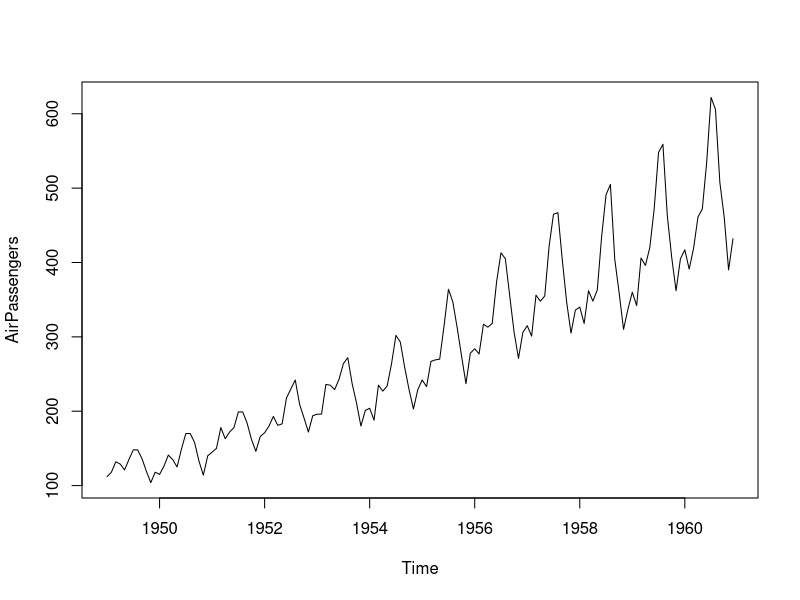
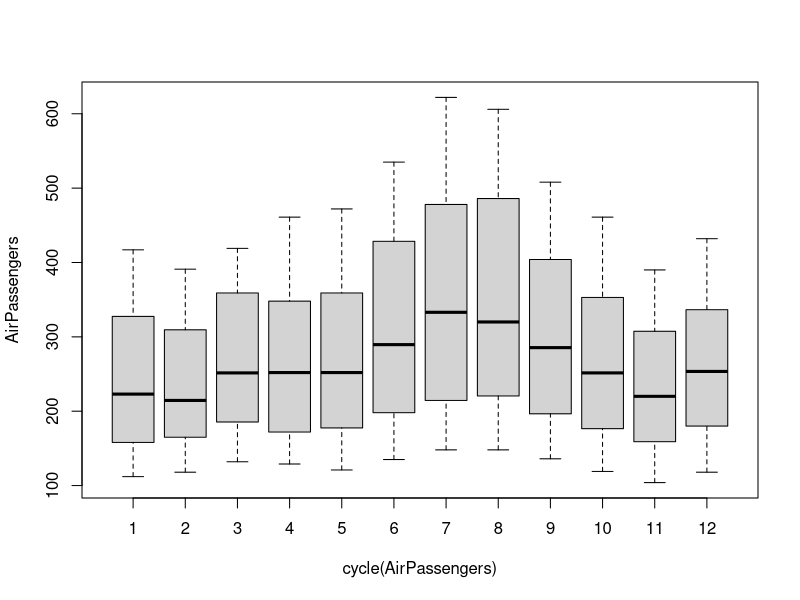
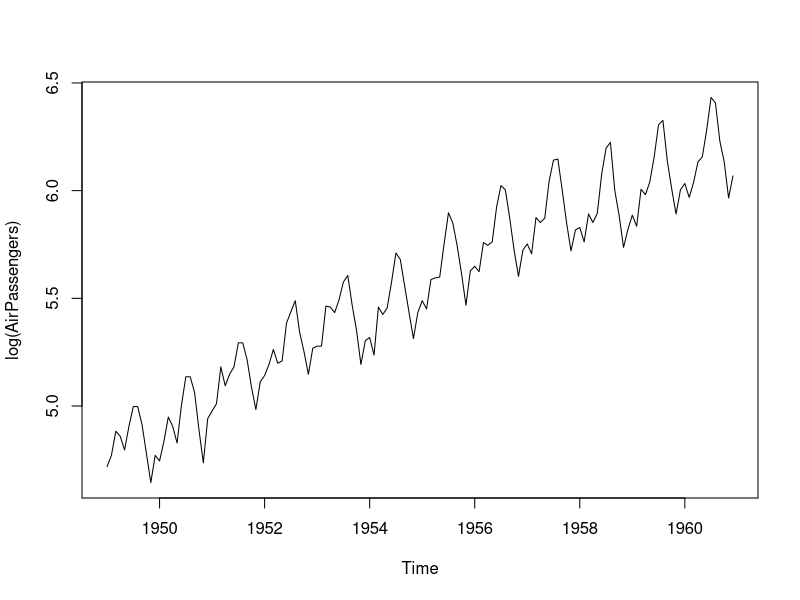
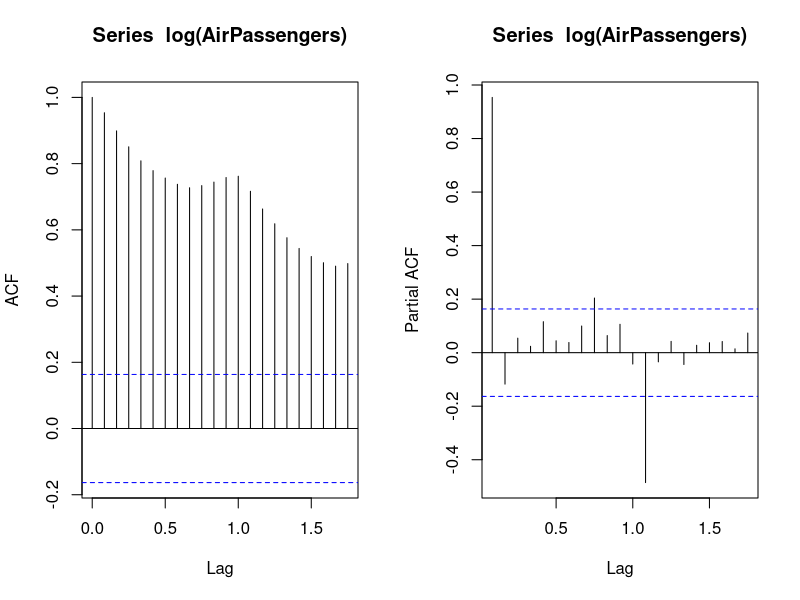
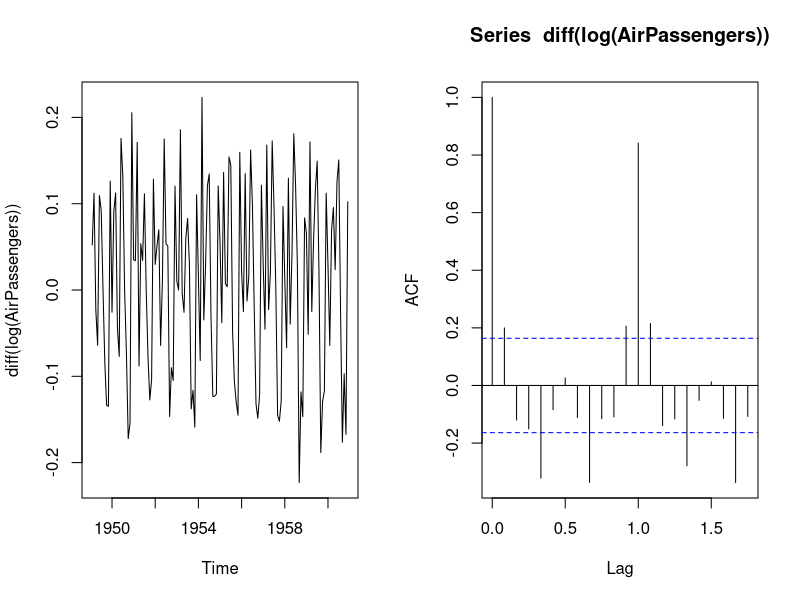
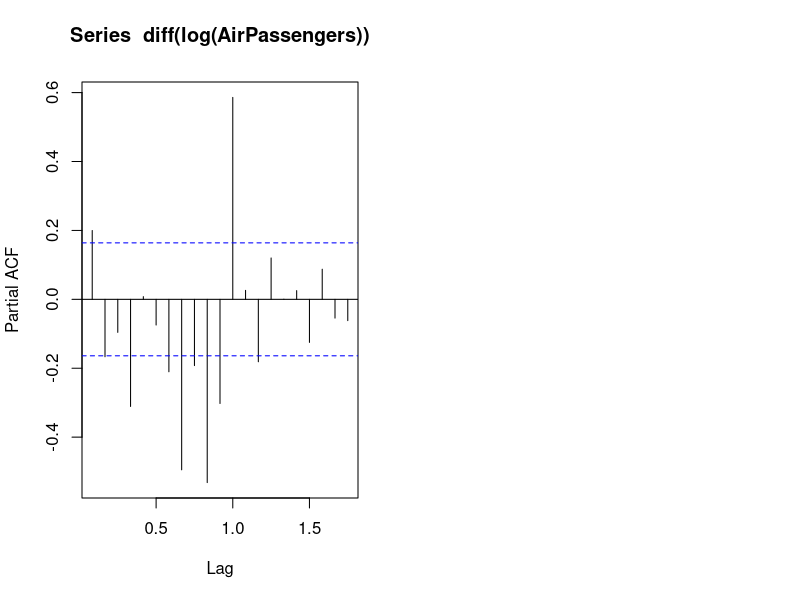
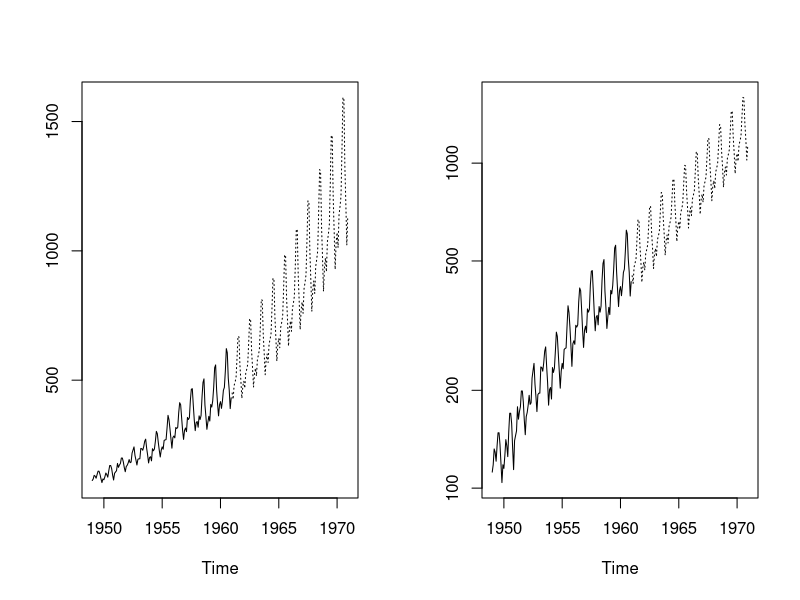

These figures' R source, in order: (Note: this script raises an error after producing the figures.)
data("AirPassengers")
View(AirPassengers)

plot(AirPassengers)

boxplot(AirPassengers~cycle(AirPassengers))

plot(log(AirPassengers))

par(mfrow = c(1,2))
acf(log(AirPassengers))
pacf(log(AirPassengers))

plot(diff(log(AirPassengers)))
acf(diff(log(AirPassengers)))
pacf(diff(log(AirPassengers)))

#install.packages("tseries")
library(tseries)
adf.test(diff(log(AirPassengers)), alternative="stationary", k=0)

ajuste <- arima(log(AirPassengers), c(0, 1, 1), seasonal = list(order = c(0, 1, 1), period = 12))
pred <- predict(ajuste, n.ahead = 10*12)

par(mfrow = c(1,2))
ts.plot(AirPassengers, exp(pred$pred), lty = c(1,3))  
ts.plot(AirPassengers, exp(pred$pred), log = "y", lty = c(1,3))

# Retornos Petrobras
# http://www.portalaction.com.br/series-temporais/11-estacionariedade

library(readxl)

retorno_ts <- ts(Retornos.Petro)

plot(retorno_ts)

par(mfrow = c(1,2))
acf(retorno_ts)
pacf(retorno_ts)

adf.test(retorno_ts, alternative="stationary", k=0) #se de maior que 5% ela é explosive
adf.test(retorno_ts, alternative="explosive", k=0) #se der maior que 5% ela é stationary


acf(diff(retorno_ts))
pacf(diff(retorno_ts))

plot(exp(retorno_ts))
plot(retorno_ts)

acf(log(retorno_ts))
pacf(log(retorno_ts))

ajuste <- arima(retorno_ts, order = c(0, 0, 1))
hist(ajuste$residuals)
tsdiag(ajuste)
Box.test(retorno_ts, type = "Ljung")
ajuste$aic

ajuste2 <- arima(retorno_ts, order = c(0, 1, 1))
ajuste2$aic
BIC(ajuste, ajuste2)

ajuste3 <- arima(retorno_ts, order = c(1, 0, 1))
ajuste3$aic
BIC(ajuste, ajuste2, ajuste3)

par(mfrow = c(1,1))
pred <- predict(ajuste, n.ahead = 25)
ts.plot(retorno_ts, pred$pred,lty = c(1,3))  
pred2 <- predict(ajuste2, n.ahead = 25)
ts.plot(retorno_ts, pred2$pred,lty = c(1,3))  
pred3 <- predict(ajuste3, n.ahead = 25)
ts.plot(retorno_ts, pred3$pred,lty = c(1,3))  


